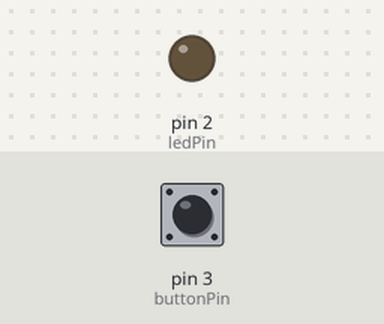
Bench run of a sketch on a simulated Arduino Uno, built with avr-gcc and run on an emulated ATmega328P. Parts: output pins drawn as LEDs (lit = HIGH). Inputs (shaded band) come from the test bench; at power-on: pin 3 (buttonPin) HIGH.

Above: at 1.2 s.
1.3 s: pin 3 (buttonPin) pulled LOW for 0.15 s
At 2.5 s:
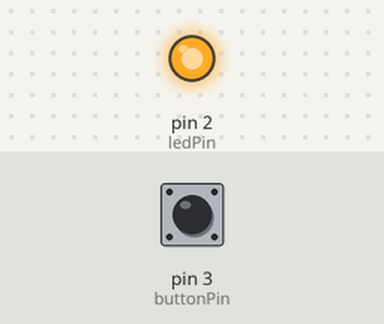
2.9 s: pin 3 (buttonPin) pulled LOW for 1 s
At 3.7 s:
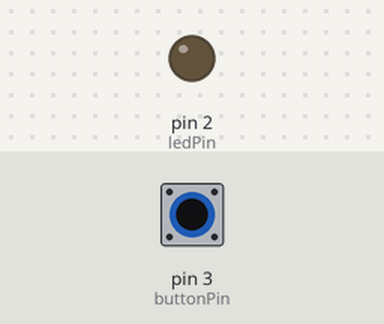
5.4 s: pin 3 (buttonPin) pulled LOW for 3.2 s
At 6.8 s:
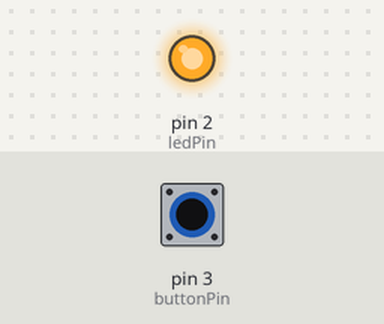
Timing chart, 0 to 8.4 s (numbered marks = the images above; inputs shaded):
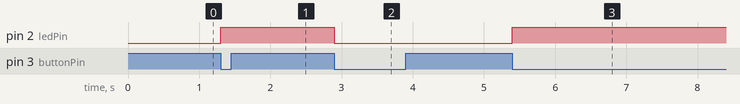

The sketch:

LED_TOGGLE2.ino
```cpp
int ledPin = 2;
int buttonPin = 3;
int buttonState;
int lastButtonState = LOW;  // Store the previous state of the button
bool ledState = LOW;        // Store the current state of the LED

void setup() {
    pinMode(ledPin, OUTPUT);
    pinMode(buttonPin, INPUT);
    Serial.begin(9600);
}

void loop() {
    buttonState = digitalRead(buttonPin);  // Read the current state of the button

    // Check for state change from LOW to HIGH (button press)
    if (buttonState == LOW && lastButtonState == HIGH) {
        ledState = !ledState;    // Toggle the LED state
        digitalWrite(ledPin, ledState);  // Set the LED to the new state
        delay(50);  // Debounce delay to avoid multiple toggles
    }

    lastButtonState = buttonState;  // Update the last button state
}
```

Measured:
- after the input at 1.3 s, pin 2 (ledPin): LOW → HIGH at once
- after the input at 2.9 s, pin 2 (ledPin): HIGH → LOW at once
- after the input at 5.4 s, pin 2 (ledPin): LOW → HIGH at once
